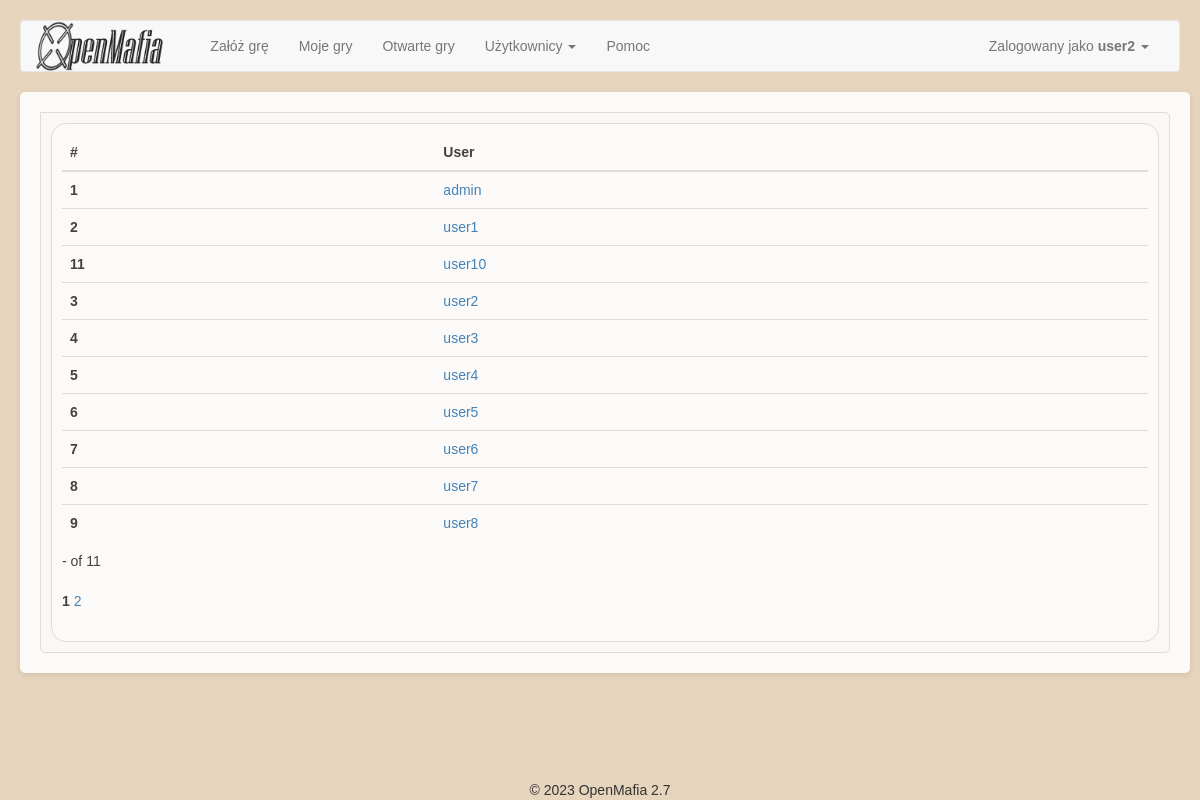
The page /user/list (signed in) on the database its author committed.
### app/Engine/DB/models.py (models this page shows, shortened)
class User(db.Model):
    __tablename__ = 'User'
    id = db.Column(db.Integer, primary_key=True)
    user = db.Column(db.String(64), unique=True)
    password = db.Column(db.String(500))
    name = db.Column(db.String(500))
    email = db.Column(db.String(120), unique=True)
    is_active = db.Column(db.Boolean)
    def is_active(self):
        return True

### app/User/views.py (the view)
@UserModule.route('/list', methods=['GET', 'POST'])
@UserModule.route('/list/<page>', methods=['GET', 'POST'])
@login_required
def user_list(page=1):
    page = int(page)
    user_api = UserApi()
    users = user_api.get_all_users(page, 10)
    return render_template('User_list.html',
                           users=users)

### app/Engine/DB/db_api.py (called while the page is built)
    def get_all_users(self, page=1, per_page=100):
        result = User.query.order_by(User.name.asc()).paginate(page=page, per_page=per_page)
        return result

### app/views.py (called while the page is built)
@app.before_request
def before_request():
    g.user = current_user

@lm.user_loader
def load_user(id):
    return User.query.get(int(id))

### app/User/templates/User_list.html (shortened to what this page needs)
{% extends "base.html" %}
{% import "bootstrap/wtf.html" as wtf %}
{% block styles %}
{{ super() }}
<link rel="stylesheet" type="text/css" href="{{ url_for('User.static', filename='css/styles.css') }}">
{% endblock %}
{% macro render_pagination(pagination) %}
  <div class=page-items>
    {{ pagination.first }} - {{ pagination.last }} of {{ pagination.total }}
  </div>
  <div class=pagination>
    {% for page in pagination.iter_pages() %}
      {% if page %}
        {% if page != pagination.page %}
          <a href='{{url_for("User.user_list", page=page)}}'>{{ page }}</a>
        {% else %}
          <strong>{{ page }}</strong>
        {% endif %}
      {% else %}
        <span class=ellipsis>…</span>
      {% endif %}
    {% endfor %}
  </div>
{% endmacro %}
{%block main_content%}
<div class="tabs">
  <div class="tab-content">
    <div id="general" class="active">
      <div class="content-box">
        <table class="table table-hover">
          <thead>
            <tr>
              <th scope="col">#</th>
              <th scope="col">User</th>
            </tr>
          </thead>
          <tbody>
          {% for user in users.items %}
            <tr>
             <th scope="row">{{ user.id }}</th>
                <td><a href="{{url_for('User.user_main', user_id=user.id)}}">{{ user.name }}</a></td>
            </tr>
          {% endfor %}
          </tbody>
        </table>
        {{ render_pagination(users) }}
      </div>
    </div>
  </div>
</div>
{%endblock%}

### app/templates/base.html (shortened to what this page needs)
{% extends "bootstrap/base.html" %}
{% block styles %}
{{ super() }}
<link rel="stylesheet" type="text/css" href="{{ url_for('static', filename='css/base_styles.css') }}">
<link rel="stylesheet" type="text/css" href="{{ url_for('static', filename='css/bootstrap_table.css') }}">
{% endblock %}
{% block navbar %}
<nav class="navbar navbar-default" id="nav">
	<div class="container-fluid">
	  <div class="navbar-header">
		<a href="/"><img height="50" style="padding-right: 32px" src="{{ url_for('static', filename='images/logo.png') }}"/></a>
	  </div>
	  <div class="collapse navbar-collapse" id="bs-example-navbar-collapse-1">
		<ul class="nav navbar-nav">
			<li {{ 'class=active' if request.endpoint == 'SetupGameModule.setup_game' }} ><a href="{{ url_for('SetupGameModule.setup_game')}}">Załóż grę</a></li>
			<li><a href="{{ url_for('SetupGameModule.game_list')}}/my_games">Moje gry</a></li>
			<li><a href="{{ url_for('SetupGameModule.game_list')}}/open_games">Otwarte gry</a></li>
			<li class="dropdown">
				<a href="#" class="dropdown-toggle" data-toggle="dropdown" role="button" aria-haspopup="true" aria-expanded="false">Użytkownicy <span class="caret"></span></a>
			</li>
			<li><a href="{{ url_for('help_page')}}">Pomoc</a></li>
		</ul>
		<ul class="nav navbar-nav navbar-right">
		  <li><a href="#"></a></li>
		  <li class="dropdown">
			<a href="#" class="dropdown-toggle" data-toggle="dropdown" role="button" aria-haspopup="true" aria-expanded="false">
				{% if current_user.is_authenticated %}
				Zalogowany jako <b>{{ current_user.user }}</b>
				{% else %}
					Gość
				{% endif %}
				<span class="caret"></span>
			</a>
		  </li>
		</ul>
	  </div>
	</div>
  </nav>
{% endblock %}
{%block content %}
<div class="container">
	{%block main_content%}{%endblock%}
</div>
{% block footer %}
<div class="footer">&copy; 2023 OpenMafia 2.7</div>
{%- endblock footer %}
{%endblock%}

### app/static/css/base_styles.css (style rules this page uses)
.footer { position: fixed; left: 0; bottom: 0; width: 100%; text-align: center; text-size: small; }
@media (min-width: 768px) { body { font-family: Arial, sans-serif; background-color: rgb(230, 212, 188); margin: 0; padding: 20px; height: 100vh; } }
@media (min-width: 768px) { .container { margin: 0 auto; background-color: #ffffff; border-radius: 5px; padding: 20px; box-shadow: 0 2px 6px rgba(0, 0, 0, 0.1); opacity: 0.9; } }

### app/User/static/css/styles.css (style rules this page uses)
.tab-content { border: 1px solid #ddd; padding: 10px; border-radius: 5px; border-top-left-radius: 0px; background-color: #fcfcfc; }
.tab-content > div { display: none; }
.tab-content > div.active { display: block; }
.content-box { background-color: #fff; border: 1px solid #ddd; border-radius: 15px; padding: 10px; margin-bottom: 10px; }
.tab-content .content-box:last-of-type { margin-bottom: 0px; }

### rows shown on the page
User: user "user2", id "3", name "user2"
User: id "1", name "admin"
User: id "2", name "user1"
User: id "11", name "user10"
User: id "4", name "user3"
User: id "5", name "user4"
User: id "6", name "user5"
User: id "7", name "user6"
User: id "8", name "user7"
User: id "9", name "user8"

### other values the page prints
{{ pagination.total }} "11"
{{ page }} "1"
{{ page }} "2"
